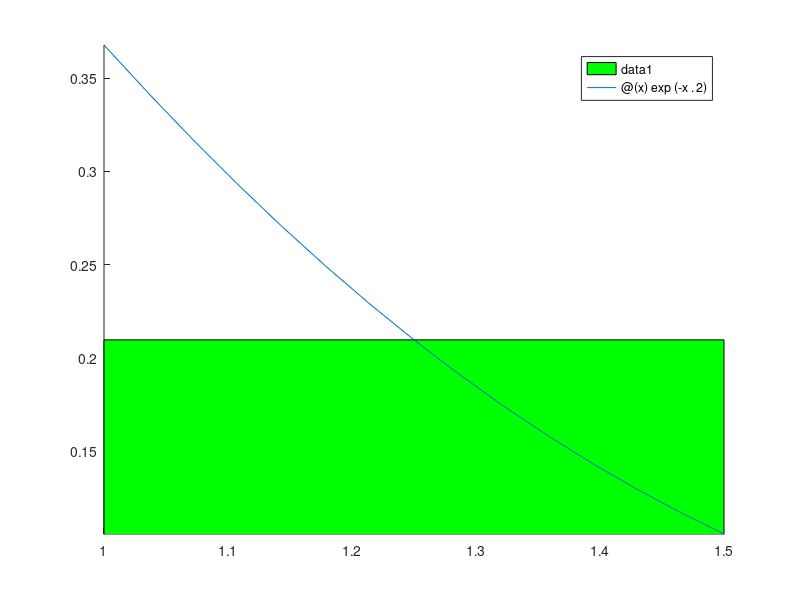

Reproduce this figure in MATLAB.
"";

function r = rectangle(a, b, f)
  r = (b - a) * f((a + b) / 2);
end

function r = repeatedRectangle(a, b, n, f)
  h = (b - a) / n;
  x1 = a + h / 2;
  i = [2 : n];
  xi = x1 + (i - 1) * h;
  r = h * (f(x1) + sum(f(xi)));
end

x = linspace(0, 10, 20);
a = 1;
b = 1.5;
f = @(x) exp(-x .^ 2);

% a
rectangle(a, b, f)

% b
hold on;
axis([a b f(b) f(a)]);
fill([a a b b], [0 f((a + b) / 2) f((a + b) / 2) 0], 'g');
fplot(f, [a b]);
hold off;

% c
printf("n = 150: %d\n", repeatedRectangle(a, b, 150, f));
printf("n = 500: %d\n", repeatedRectangle(a, b, 500, f));

pause();
